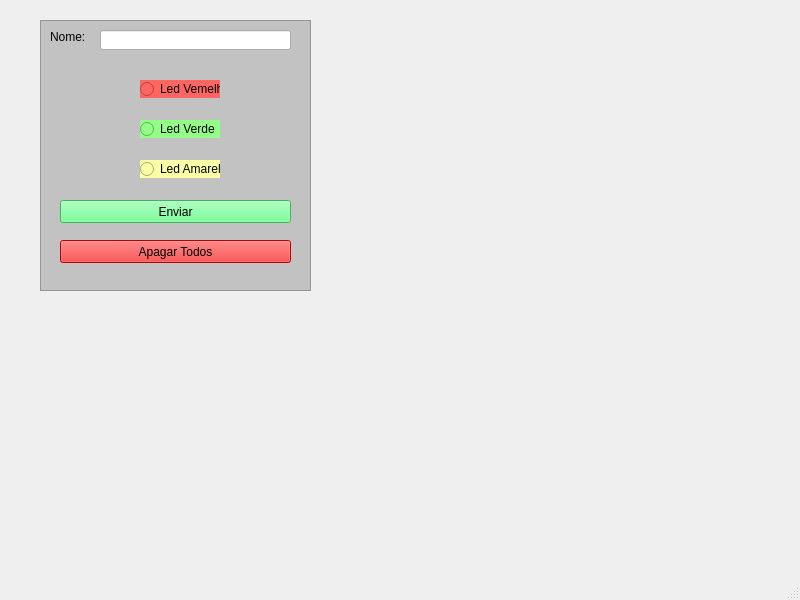
<?xml version="1.0" encoding="UTF-8"?>
<ui version="4.0">
 <class>MainWindow</class>
 <widget class="QMainWindow" name="MainWindow">
  <property name="geometry">
   <rect>
    <x>0</x>
    <y>0</y>
    <width>800</width>
    <height>600</height>
   </rect>
  </property>
  <property name="windowTitle">
   <string>MainWindow</string>
  </property>
  <widget class="QWidget" name="centralwidget">
   <widget class="QLabel" name="label">
    <property name="geometry">
     <rect>
      <x>50</x>
      <y>30</y>
      <width>47</width>
      <height>14</height>
     </rect>
    </property>
    <property name="text">
     <string>Nome:</string>
    </property>
   </widget>
   <widget class="QLineEdit" name="lineEdit">
    <property name="geometry">
     <rect>
      <x>100</x>
      <y>30</y>
      <width>191</width>
      <height>20</height>
     </rect>
    </property>
   </widget>
   <widget class="QFrame" name="frame">
    <property name="geometry">
     <rect>
      <x>40</x>
      <y>20</y>
      <width>271</width>
      <height>271</height>
     </rect>
    </property>
    <property name="styleSheet">
     <string notr="true">background-color: rgb(194, 194, 194);</string>
    </property>
    <property name="frameShape">
     <enum>QFrame::StyledPanel</enum>
    </property>
    <property name="frameShadow">
     <enum>QFrame::Raised</enum>
    </property>
    <widget class="QPushButton" name="BEnviar">
     <property name="geometry">
      <rect>
       <x>20</x>
       <y>180</y>
       <width>231</width>
       <height>23</height>
      </rect>
     </property>
     <property name="styleSheet">
      <string notr="true">background-color: rgb(85, 255, 127);</string>
     </property>
     <property name="text">
      <string>Enviar</string>
     </property>
    </widget>
    <widget class="QPushButton" name="BApagar">
     <property name="geometry">
      <rect>
       <x>20</x>
       <y>220</y>
       <width>231</width>
       <height>23</height>
      </rect>
     </property>
     <property name="styleSheet">
      <string notr="true">background-color: rgb(255, 0, 0);</string>
     </property>
     <property name="text">
      <string>Apagar Todos</string>
     </property>
    </widget>
    <widget class="QRadioButton" name="LEDVd">
     <property name="geometry">
      <rect>
       <x>100</x>
       <y>100</y>
       <width>80</width>
       <height>18</height>
      </rect>
     </property>
     <property name="styleSheet">
      <string notr="true">background-color: rgb(147, 255, 135);</string>
     </property>
     <property name="text">
      <string>Led Verde</string>
     </property>
    </widget>
    <widget class="QRadioButton" name="LEDAm">
     <property name="geometry">
      <rect>
       <x>100</x>
       <y>140</y>
       <width>80</width>
       <height>18</height>
      </rect>
     </property>
     <property name="styleSheet">
      <string notr="true">background-color: rgb(251, 255, 165);</string>
     </property>
     <property name="text">
      <string>Led Amarelo</string>
     </property>
    </widget>
    <widget class="QRadioButton" name="LEDVm">
     <property name="geometry">
      <rect>
       <x>100</x>
       <y>60</y>
       <width>80</width>
       <height>18</height>
      </rect>
     </property>
     <property name="styleSheet">
      <string notr="true">background-color: rgb(255, 102, 97);</string>
     </property>
     <property name="text">
      <string>Led Vemelho</string>
     </property>
    </widget>
   </widget>
   <zorder>frame</zorder>
   <zorder>label</zorder>
   <zorder>lineEdit</zorder>
  </widget>
  <widget class="QMenuBar" name="menubar">
   <property name="geometry">
    <rect>
     <x>0</x>
     <y>0</y>
     <width>800</width>
     <height>22</height>
    </rect>
   </property>
  </widget>
  <widget class="QStatusBar" name="statusbar"/>
 </widget>
 <resources/>
 <connections/>
</ui>
